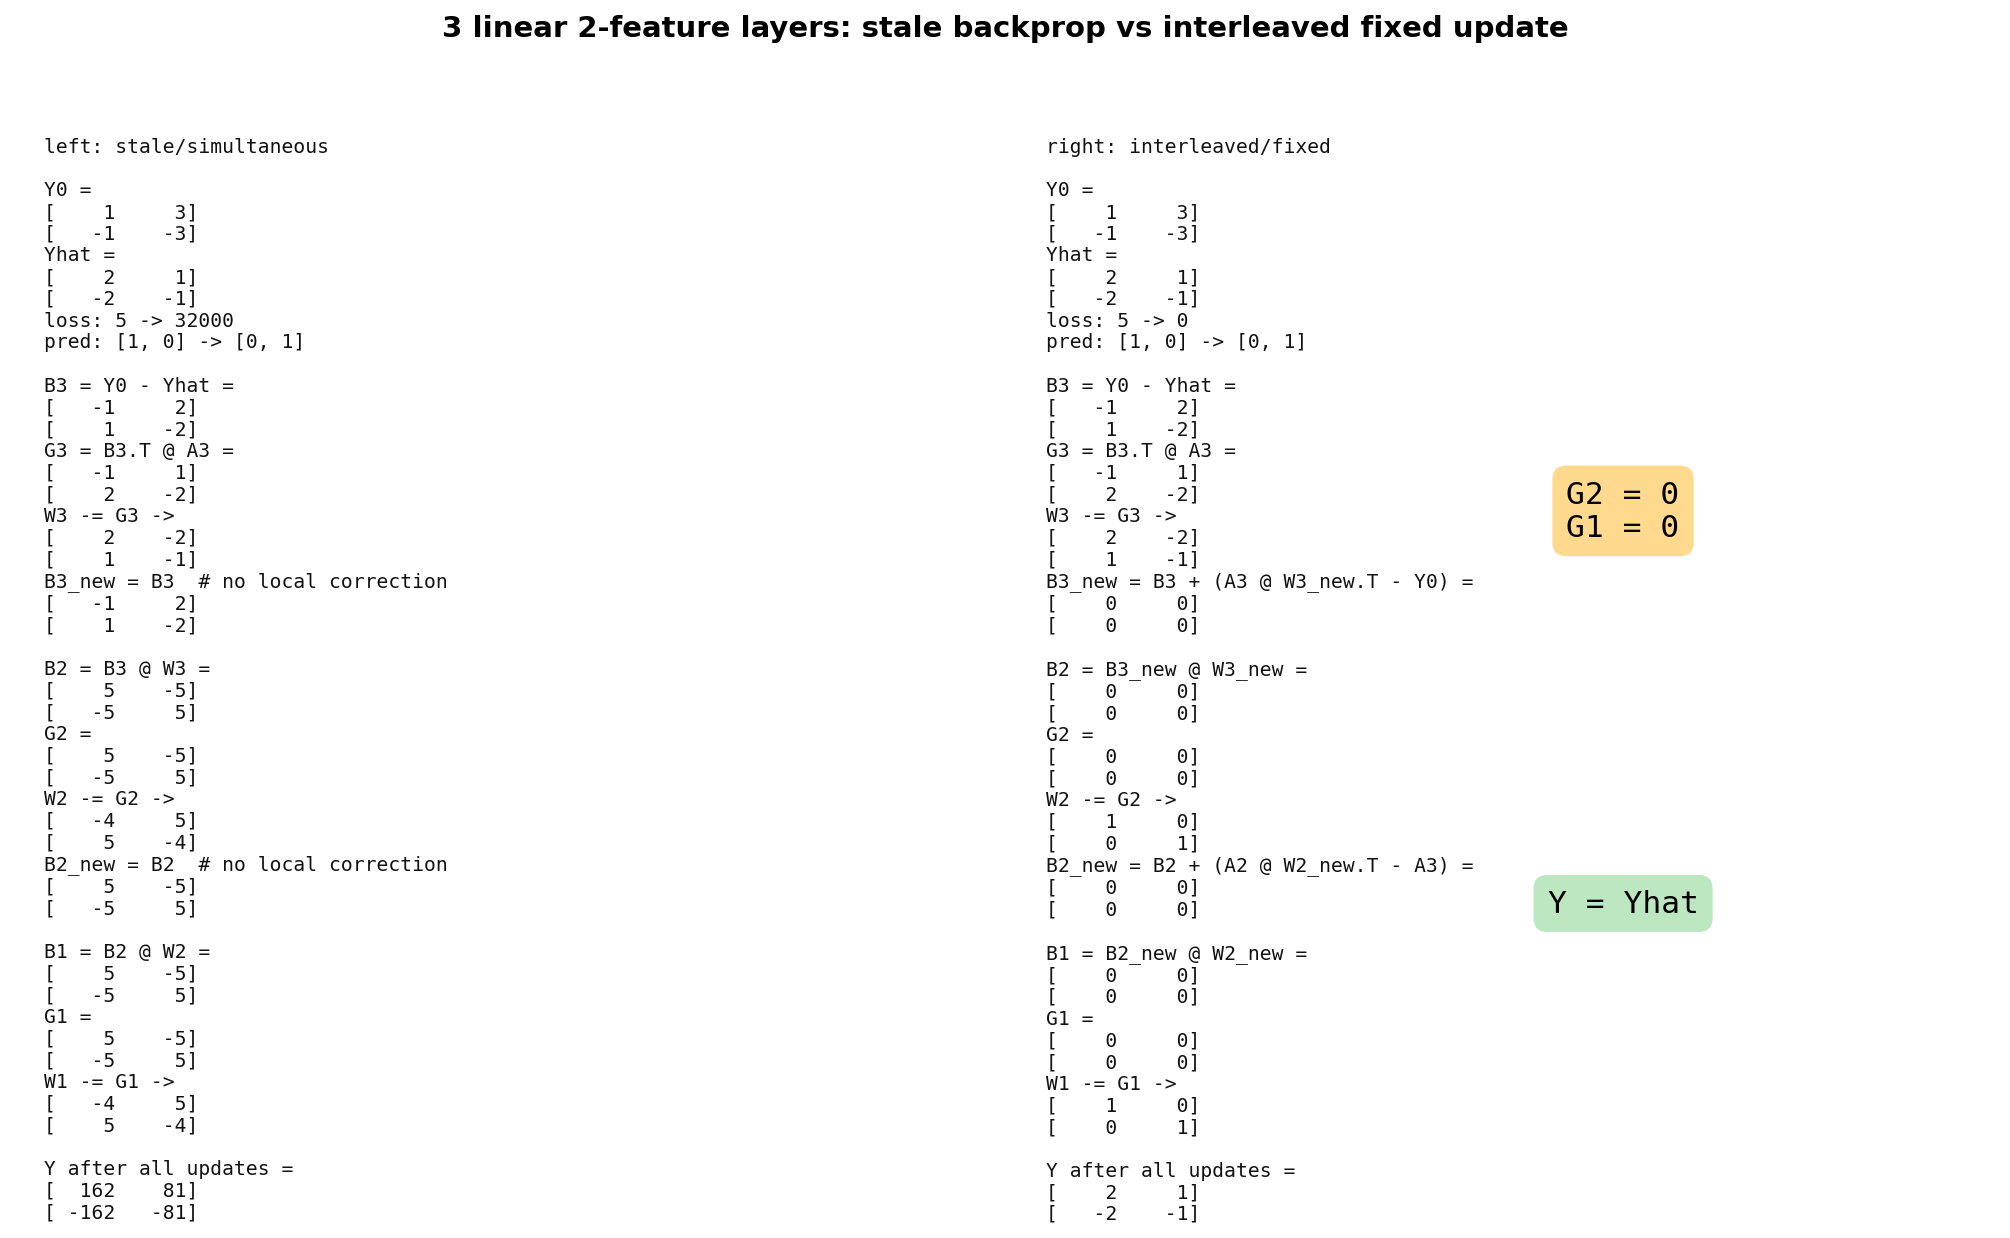

The Python source for this figure:
"""
Compare stale/simultaneous backprop updates with an interleaved "fixed" update.

All layers are linear and use row-batch convention:

    forward(A, W)  = A @ W.T
    backward(B, W) = B @ W
    grad(B, A)     = B.T @ A

The example has a batch of two 2-feature examples and three 2x2 layers.  W3 is
crafted so that one unit learning-rate update makes the local output
forward(A3, W3_new) exactly equal to Yhat.  The fixed method then recomputes
only the needed local forward values before propagating each lower signal:

    B3_new = B3 + (forward(A3, W3_new) - Y0)
    B2_new = B2 + (forward(A2, W2_new) - A3)

In this crafted case those corrected residuals make the W2 and W1 updates exact
no-ops.
"""

from __future__ import annotations

import os
from dataclasses import dataclass

import matplotlib.pyplot as plt
import numpy as np


LR = 1.0


def forward(A: np.ndarray, W: np.ndarray) -> np.ndarray:
    return A @ W.T


def backward(B: np.ndarray, W: np.ndarray) -> np.ndarray:
    return B @ W


def grad(B: np.ndarray, A: np.ndarray) -> np.ndarray:
    return B.T @ A


def loss(Y: np.ndarray, Yhat: np.ndarray) -> float:
    return 0.5 * float(np.sum((Y - Yhat) ** 2))


def predict(Y: np.ndarray) -> np.ndarray:
    return np.argmax(Y, axis=1)


def fmt_matrix(M: np.ndarray) -> str:
    rows = []
    for row in M:
        rows.append("[" + " ".join(f"{x:5.0f}" for x in row) + "]")
    return "\n".join(rows)


@dataclass
class RunResult:
    name: str
    A1: np.ndarray
    A2: np.ndarray
    A3: np.ndarray
    Y0: np.ndarray
    B3: np.ndarray
    B3_new: np.ndarray
    G3: np.ndarray
    B2: np.ndarray
    B2_new: np.ndarray
    G2: np.ndarray
    B1: np.ndarray
    G1: np.ndarray
    W1_new: np.ndarray
    W2_new: np.ndarray
    W3_new: np.ndarray
    Y_new: np.ndarray


def example():
    X = np.eye(2)
    Yhat = np.array([
        [2.0, 1.0],
        [-2.0, -1.0],
    ])

    W1 = np.eye(2)
    W2 = np.eye(2)
    W3 = np.array([
        [1.0, -1.0],
        [3.0, -3.0],
    ])
    return X, Yhat, W1, W2, W3


def forward_pass(X, W1, W2, W3):
    A1 = X
    A2 = forward(A1, W1)
    A3 = forward(A2, W2)
    Y = forward(A3, W3)
    return A1, A2, A3, Y


def run_stale_left(X, Yhat, W1, W2, W3):
    A1, A2, A3, Y0 = forward_pass(X, W1, W2, W3)

    B3 = Y0 - Yhat
    G3 = grad(B3, A3)
    B3_new = B3
    B2 = backward(B3, W3)
    G2 = grad(B2, A2)
    B2_new = B2
    B1 = backward(B2, W2)
    G1 = grad(B1, A1)

    W3_new = W3 - LR * G3
    W2_new = W2 - LR * G2
    W1_new = W1 - LR * G1
    _, _, _, Y_new = forward_pass(X, W1_new, W2_new, W3_new)

    return RunResult(
        "left: stale/simultaneous",
        A1,
        A2,
        A3,
        Y0,
        B3,
        B3_new,
        G3,
        B2,
        B2_new,
        G2,
        B1,
        G1,
        W1_new,
        W2_new,
        W3_new,
        Y_new,
    )


def run_fixed_right(X, Yhat, W1, W2, W3):
    A1, A2, A3, Y0 = forward_pass(X, W1, W2, W3)

    B3 = Y0 - Yhat
    G3 = grad(B3, A3)
    W3_new = W3 - LR * G3

    Y_after_W3_update = forward(A3, W3_new)
    B3_new = B3 + (Y_after_W3_update - Y0)
    B2 = backward(B3_new, W3_new)
    G2 = grad(B2, A2)
    W2_new = W2 - LR * G2

    A3_after_W2_update = forward(A2, W2_new)
    B2_new = B2 + (A3_after_W2_update - A3)
    B1 = backward(B2_new, W2_new)
    G1 = grad(B1, A1)
    W1_new = W1 - LR * G1

    _, _, _, Y_new = forward_pass(X, W1_new, W2_new, W3_new)

    return RunResult(
        "right: interleaved/fixed",
        A1,
        A2,
        A3,
        Y0,
        B3,
        B3_new,
        G3,
        B2,
        B2_new,
        G2,
        B1,
        G1,
        W1_new,
        W2_new,
        W3_new,
        Y_new,
    )


def print_run(result: RunResult, Yhat: np.ndarray):
    print(f"\n{result.name}")
    print("-" * len(result.name))
    print(f"initial loss: {loss(result.Y0, Yhat):.0f}")
    print(f"final loss:   {loss(result.Y_new, Yhat):.0f}")
    print(f"initial pred: {predict(result.Y0).tolist()}")
    print(f"target pred:  {predict(Yhat).tolist()}")
    print(f"final pred:   {predict(result.Y_new).tolist()}")
    for label in ("B3", "B3_new", "G3", "B2", "B2_new", "G2", "B1", "G1"):
        print(f"\n{label} =\n{fmt_matrix(getattr(result, label))}")
    for label in ("W3_new", "W2_new", "W1_new", "Y_new"):
        print(f"\n{label} =\n{fmt_matrix(getattr(result, label))}")


def save_figure(left: RunResult, right: RunResult, Yhat: np.ndarray, out_path: str):
    fig, axes = plt.subplots(1, 2, figsize=(13.5, 8.2), dpi=150)
    fig.patch.set_facecolor("white")

    def block(result: RunResult) -> str:
        fixed = result.name.startswith("right:")
        if fixed:
            b3_new_line = "B3_new = B3 + (A3 @ W3_new.T - Y0) ="
            b2_line = "B2 = B3_new @ W3_new ="
            b2_new_line = "B2_new = B2 + (A2 @ W2_new.T - A3) ="
            b1_line = "B1 = B2_new @ W2_new ="
        else:
            b3_new_line = "B3_new = B3  # no local correction"
            b2_line = "B2 = B3 @ W3 ="
            b2_new_line = "B2_new = B2  # no local correction"
            b1_line = "B1 = B2 @ W2 ="

        return "\n".join(
            [
                f"{result.name}",
                "",
                f"Y0 =\n{fmt_matrix(result.Y0)}",
                f"Yhat =\n{fmt_matrix(Yhat)}",
                f"loss: {loss(result.Y0, Yhat):.0f} -> {loss(result.Y_new, Yhat):.0f}",
                f"pred: {predict(result.Y0).tolist()} -> {predict(result.Y_new).tolist()}",
                "",
                f"B3 = Y0 - Yhat =\n{fmt_matrix(result.B3)}",
                f"G3 = B3.T @ A3 =\n{fmt_matrix(result.G3)}",
                f"W3 -= G3 ->\n{fmt_matrix(result.W3_new)}",
                f"{b3_new_line}\n{fmt_matrix(result.B3_new)}",
                "",
                f"{b2_line}\n{fmt_matrix(result.B2)}",
                f"G2 =\n{fmt_matrix(result.G2)}",
                f"W2 -= G2 ->\n{fmt_matrix(result.W2_new)}",
                f"{b2_new_line}\n{fmt_matrix(result.B2_new)}",
                "",
                f"{b1_line}\n{fmt_matrix(result.B1)}",
                f"G1 =\n{fmt_matrix(result.G1)}",
                f"W1 -= G1 ->\n{fmt_matrix(result.W1_new)}",
                "",
                f"Y after all updates =\n{fmt_matrix(result.Y_new)}",
            ]
        )

    for ax, result in zip(axes, (left, right)):
        ax.axis("off")
        ax.text(
            0.03,
            0.98,
            block(result),
            transform=ax.transAxes,
            ha="left",
            va="top",
            family="monospace",
            fontsize=9.4,
            color="#111111",
            linespacing=1.18,
        )

    axes[1].text(
        0.62,
        0.58,
        "G2 = 0\nG1 = 0",
        transform=axes[1].transAxes,
        ha="center",
        va="center",
        family="monospace",
        fontsize=15,
        bbox=dict(boxstyle="round,pad=0.45", fc="#ffd98e", ec="none"),
    )
    axes[1].text(
        0.62,
        0.16,
        "Y = Yhat",
        transform=axes[1].transAxes,
        ha="center",
        va="center",
        family="monospace",
        fontsize=15,
        bbox=dict(boxstyle="round,pad=0.45", fc="#bde7c1", ec="none"),
    )

    fig.suptitle(
        "3 linear 2-feature layers: stale backprop vs interleaved fixed update",
        x=0.5,
        y=0.99,
        fontsize=14,
        fontweight="bold",
    )
    fig.tight_layout(rect=(0, 0, 1, 0.965))
    fig.savefig(out_path, bbox_inches="tight", facecolor="white")
    plt.close(fig)


def main():
    X, Yhat, W1, W2, W3 = example()

    print("Example")
    print("-------")
    print(f"X = A1 = A2 = A3 =\n{fmt_matrix(X)}")
    print(f"\nYhat =\n{fmt_matrix(Yhat)}")
    print(f"\nW1 = W2 =\n{fmt_matrix(W1)}")
    print(f"\nW3 initial =\n{fmt_matrix(W3)}")

    left = run_stale_left(X, Yhat, W1, W2, W3)
    right = run_fixed_right(X, Yhat, W1, W2, W3)

    print_run(left, Yhat)
    print_run(right, Yhat)

    assert np.allclose(right.Y_new, Yhat)
    assert np.allclose(right.G2, 0)
    assert np.allclose(right.G1, 0)

    out_path = os.path.abspath("fixed_backprop_comparison.png")
    save_figure(left, right, Yhat, out_path)
    print(f"\nSaved figure to {out_path}")


if __name__ == "__main__":
    main()
